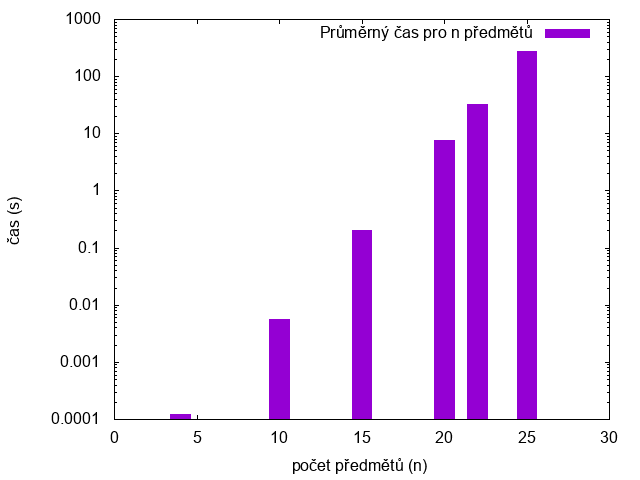

The script that drew this image:
set terminal png
set xlabel "počet předmětů (n)"
set ylabel "čas (s)"
set style fill solid 1.00 border
set xrange [0:30]
set logscale y
set boxwidth 1.2
plot "all-cases-duration.txt" using 1:2 with boxes title "Průměrný čas pro n předmětů"
